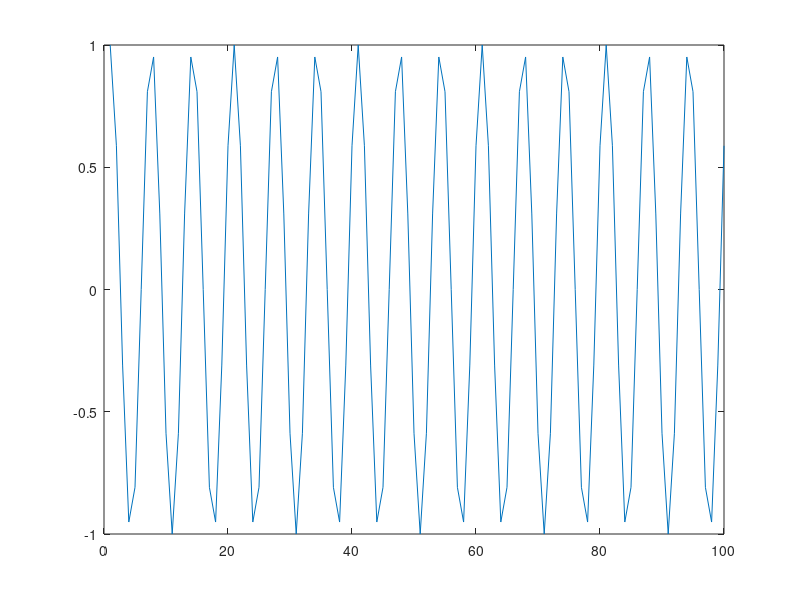
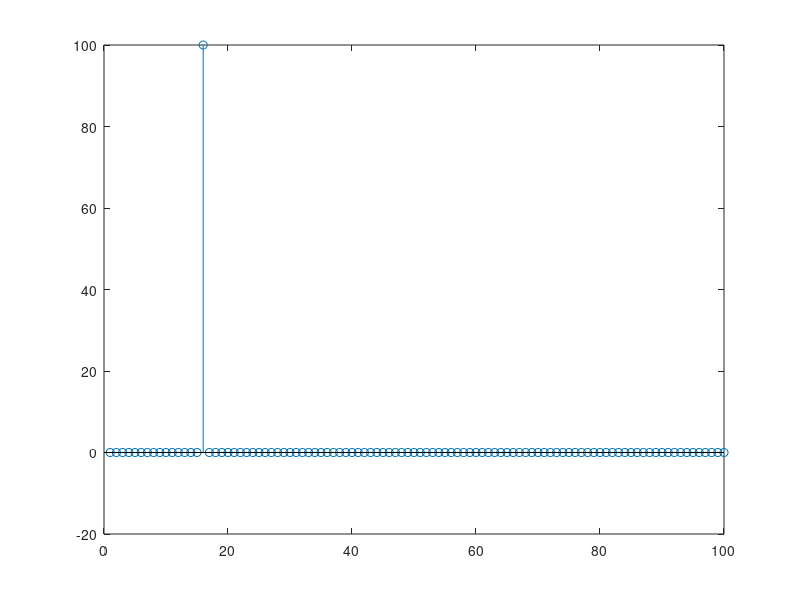

Source code (MATLAB) for these figures, in order:
close all
clear
fs=10e3;
f=1.5e3;
t=0:1/fs:0.01-1/fs;
x=exp(1i*2*pi*f*t);
plot(real(x));


%% fft
X=fft(x);

figure
stem(real(X));



%% export
% rel_val=zeros(1,length(x));
% im_val=zeros(1,length(x));
% 
% 
% rel_val=round(real(x),6);
% im_val=round(imag(x),6);
% 
% FID = fopen('x.h', 'w');
% if FID == -1, error('Cannot create file.'); end
% fprintf(FID,"float x_real[%u] = {\n",length(x));
% fprintf(FID, '%g, %g, %g, %g,\n', rel_val);
% fprintf(FID,"};\n");
% 
% fprintf(FID,"float x_imag[%u] = {\n",length(x));
% fprintf(FID, '%g, %g, %g, %g,\n', im_val);
% fprintf(FID,"};\n");
% fclose(FID);


%% export2

r=real(x);

f= fopen('signal.bin','wb');
fwrite(f,[length(x)],'int');
fwrite(f,real(x),'single');
%fwrite(f,imag(x),'single');
fclose(f);

